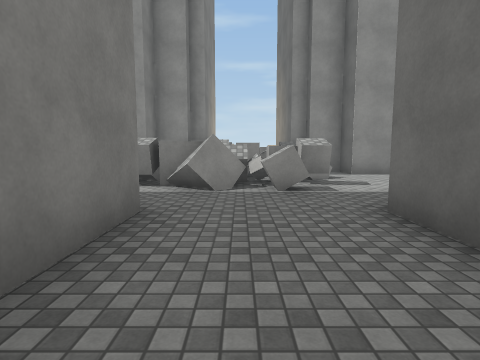
View 1 (above)

24 first-person views from a walk through a 3-D level made in the Unity game engine. The camera is 1.4 m above the floor, tilts 6° down and sees 80° across. The floor is counted in squares, 2 m on a side. Each view is taken from the middle of a square. On the plan, view 1 faces up. The plan holds only what a view shows up to about 10 squares ahead; the rest is blank. The place goes on beyond the plan. The player character is not drawn. Surface patterns are stand-ins for the level's own textures.

View 2
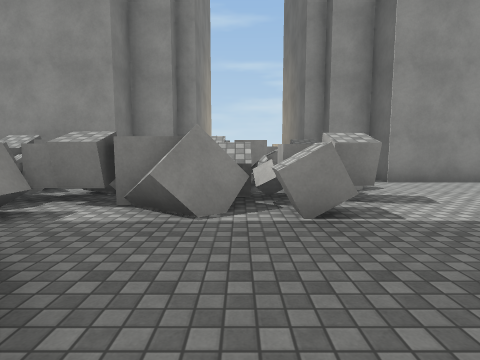

View 3
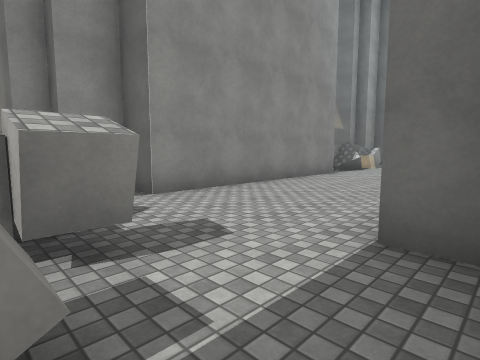

View 4
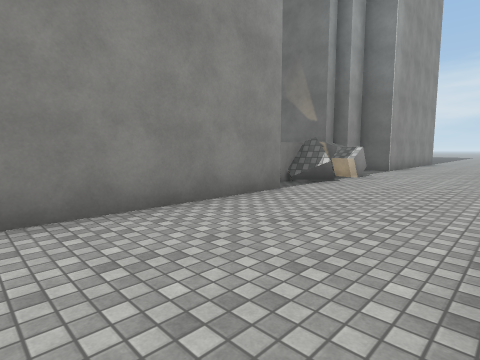

View 5
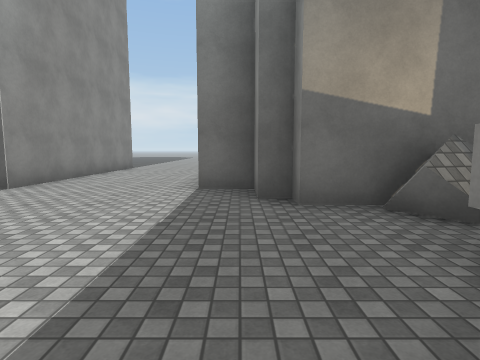

View 6
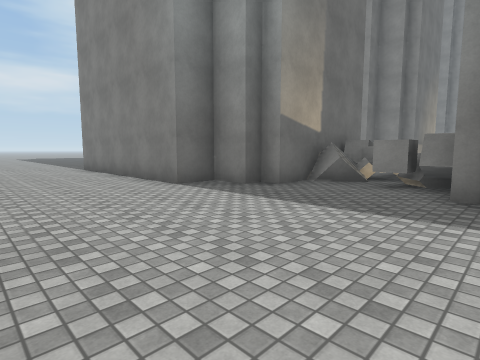

View 7
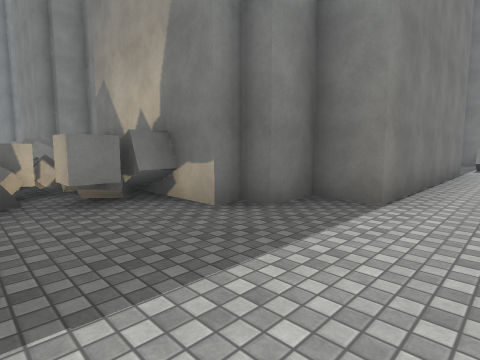

View 8
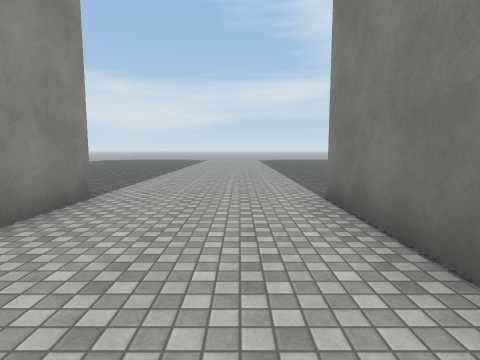

View 9
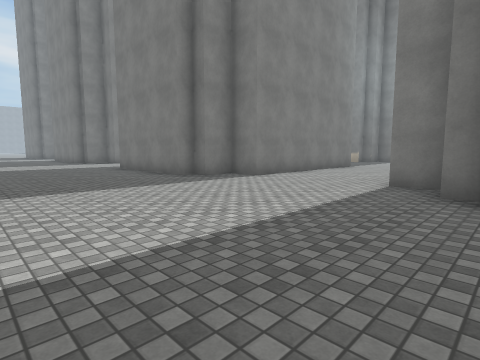

View 10
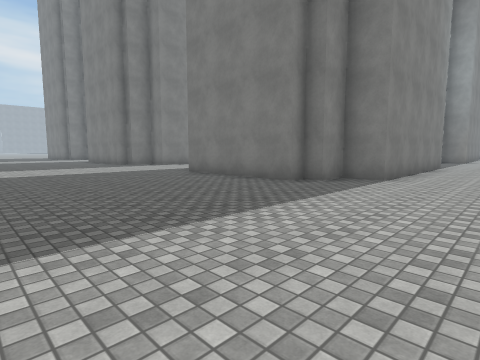

View 11
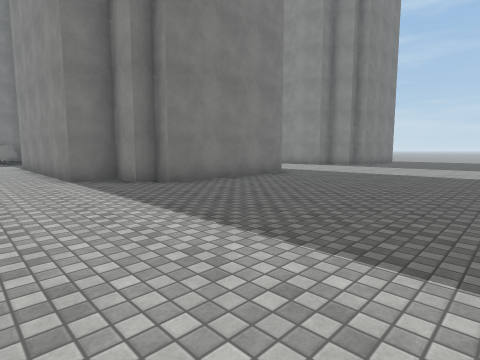

View 12
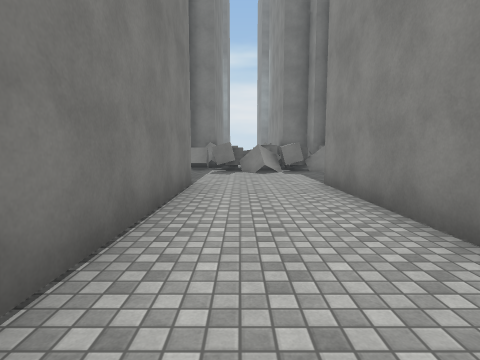

View 13
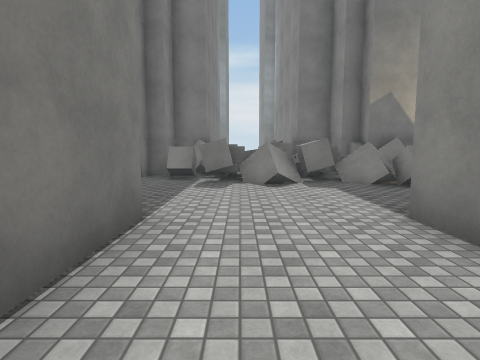

View 14
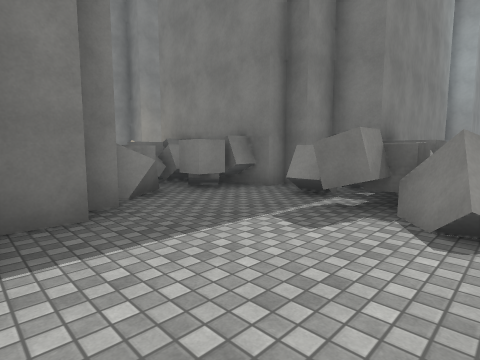

View 15
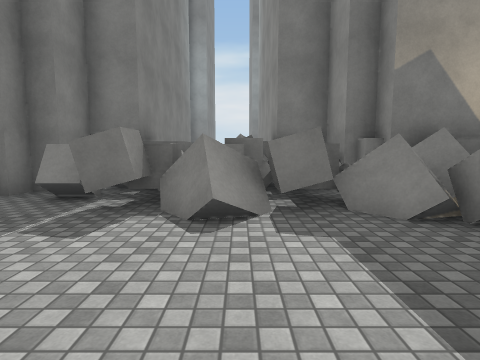

View 16
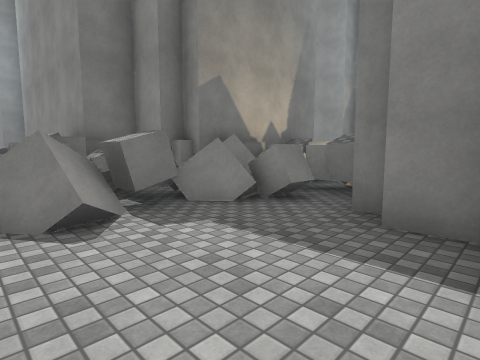

View 17
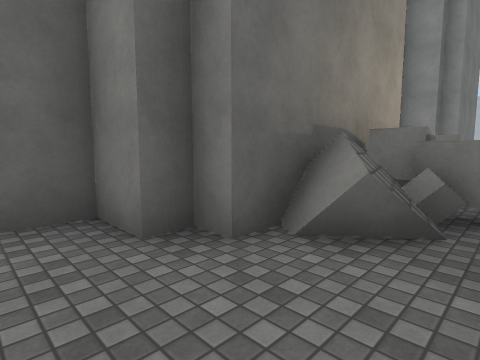

View 18
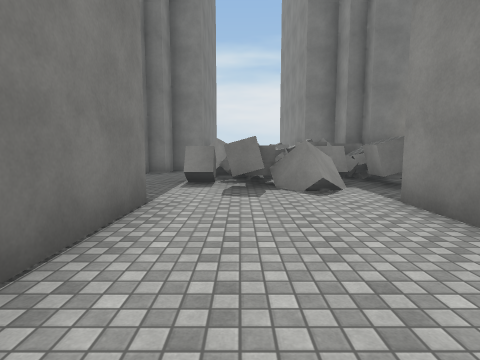

View 19
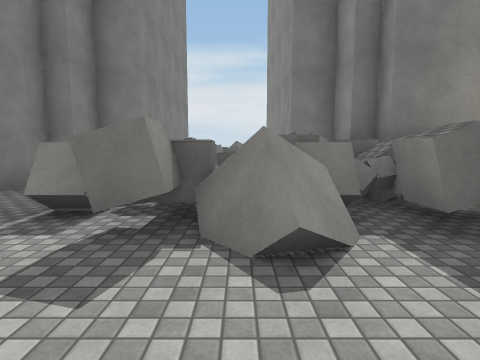

View 20
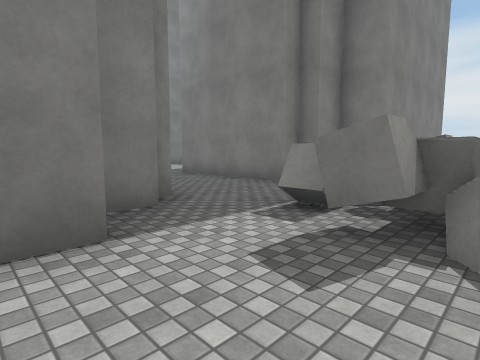

View 21
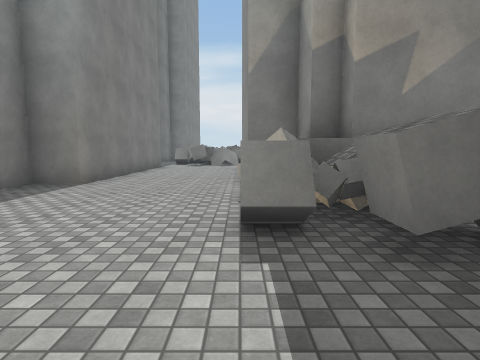

View 22
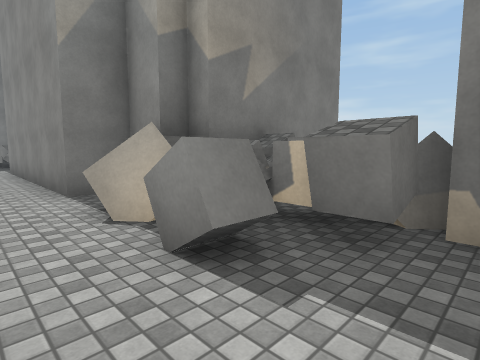

View 23
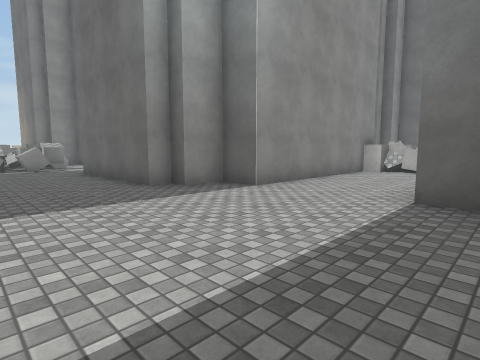

View 24
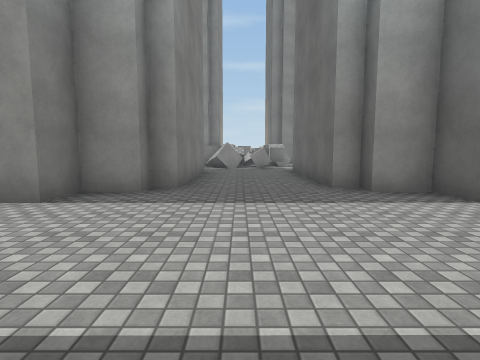

### Floor plan
Key: @ floor where view 1 was taken; . main floor; : floor 1.75 m higher than the main floor; / step, stairs or slope; v drop or lower ground; O other object.
Columns run from 9 left of view 1 to 28 right of it. Each row starts with its distance up from view 1.
 10        OO          OOOOO       O.....
  9       OO OOOO     OOOOO.O     OO.....
  8    OOOO  OO..OOOOOO.OO...OOOOOO......
  7      OOvOv O..........................
  6       OO:OOO..........................
  5 OOOO  O.O/O...........................
  4       O......OOOOOO.....OOOOOOO.......
  3        OO..OO      O...O       O......
  2         O..O       OOOOO       O......
  1         O..O       OOOOO       O......
  0         O@.O       O OOO       O......
 -1       OO....O      OOO.OO     OO......
 -2       O......OOOOO OOO..OOOOOOO.......
 -3       ............OOOO................
 -4        ...........O  O......... ......
 -5         .....OOOOOO O...OOOOOO     ..
 -6         ....O     OO...OO
 -7                    OOOOO
 -8                    OOOOO
 -9                     O OO
-10                     O
-11                       OO
-12
-13
-14
-15
-16                        OO
-17                        O
-18                        O

Positions as (right, up) in squares from view 1, and headings:
1: (0, 0), facing up
2: (0, 2), facing up
3: (1, 4), facing up-right
4: (5, 5), facing up-right
5: (10, 4), facing right
6: (10, 8), facing down-right
7: (13, 6), facing down-left
8: (17, 6), facing right
9: (27, 10), facing down-left
10: (28, 7), facing down-left
11: (28, -4), facing up-left
12: (21, -4), facing left
13: (18, -4), facing left
14: (15, -3), facing down-left
15: (15, -3), facing left
16: (15, -4), facing up-left
17: (12, -5), facing down-right
18: (7, 6), facing left
19: (4, 7), facing left
20: (4, 7), facing down-left
21: (15, 8), facing left
22: (14, 7), facing up-left
23: (-1, -6), facing up-right
24: (0, -6), facing up
